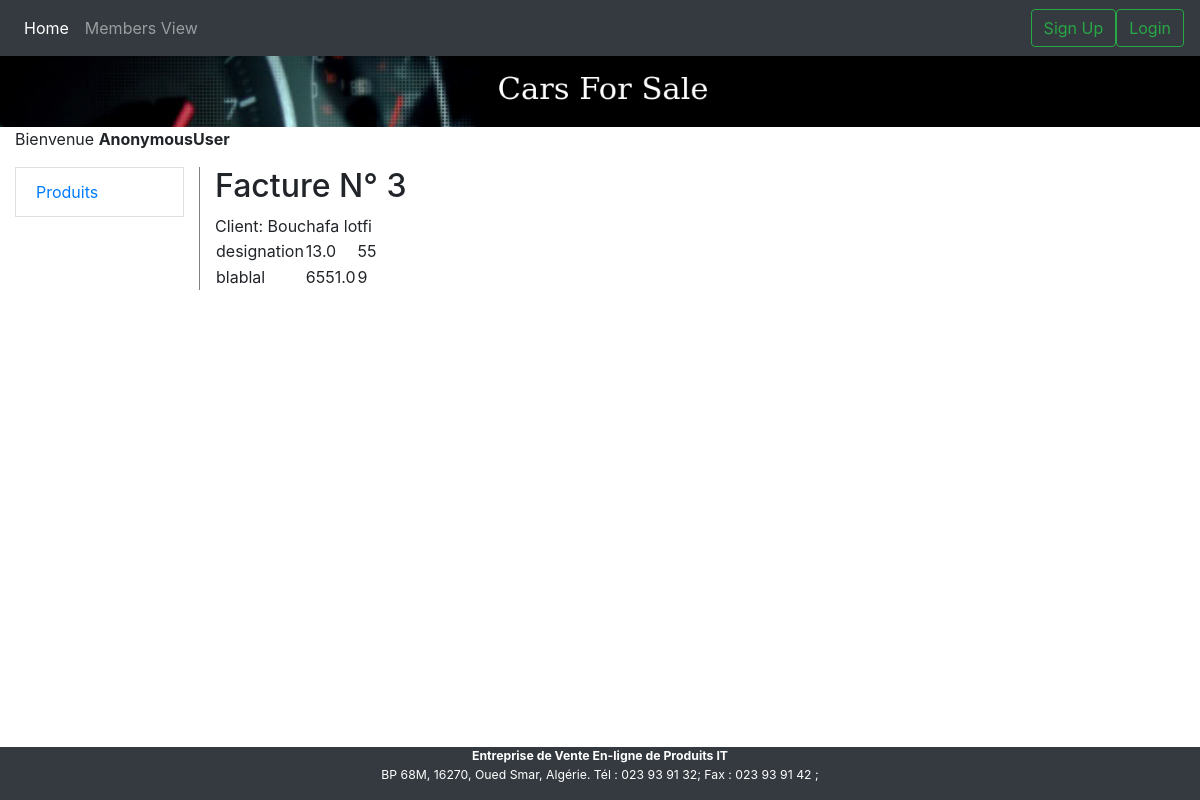
The app's page /bill/facture_detail/3/, older data.
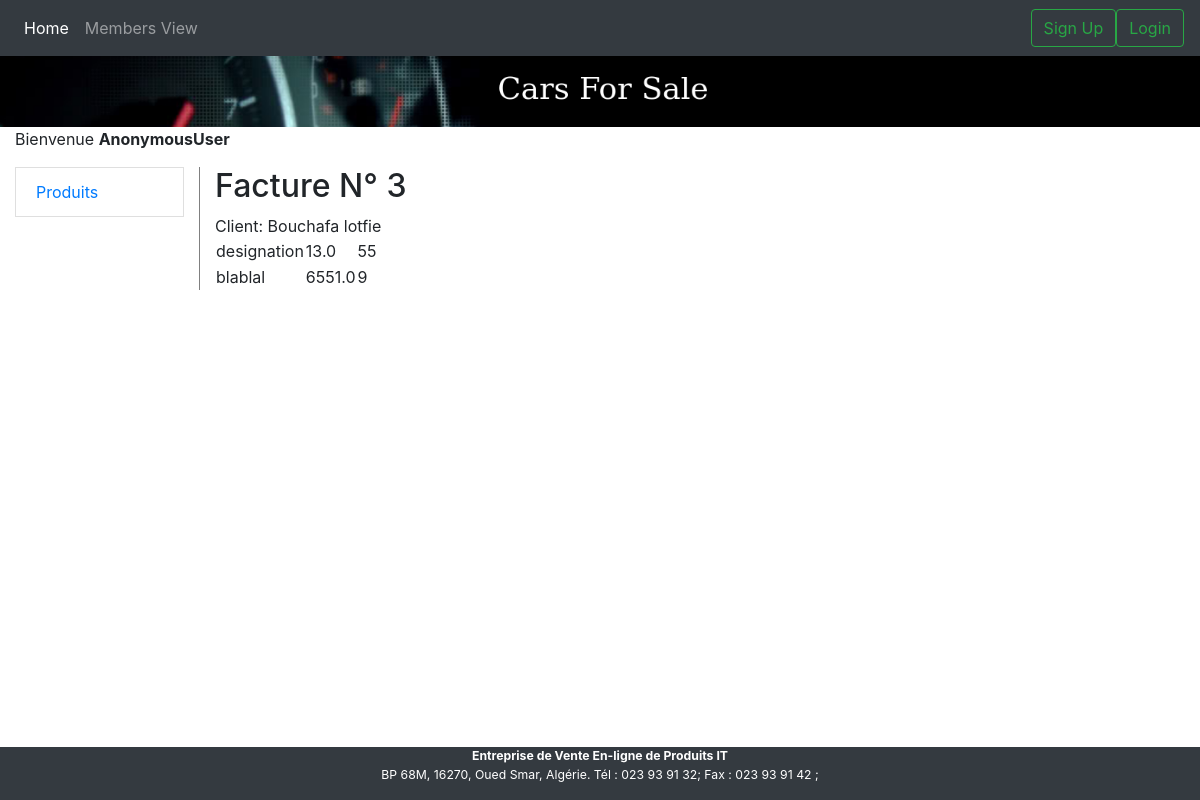
The same page, newer data.
### bill/models.py (models this page shows, shortened)
class Facture(models.Model):
    client = models.ForeignKey(Client, on_delete=models.CASCADE, related_name='factures')
    date = models.DateField(default=utils.timezone.now)
    commande = models.ForeignKey(Commande, on_delete=models.CASCADE, related_name='facture')

class Client(models.Model):
    user = models.OneToOneField(User, on_delete=models.CASCADE)
    SEXE = (
        ('M', 'Masculin'),
        ('F', 'Feminin')
    )
    nom = models.CharField(max_length = 50, null=True, blank=True)
    prenom = models.CharField(max_length = 50, null=True, blank=True)
    adresse = models.CharField(max_length = 50, null=True, blank=True)
    tel = models.CharField(max_length = 10, null=True, blank=True)
    sexe = models.CharField(max_length=1, choices = SEXE)
    def __str__(self):
        return self.nom + ' ' + self.prenom

### bill/views.py (the view)
# urls.py: re_path(r'^facture_detail/(?P<pk>\d+)/$', views.facture_detail_view, name='facture_detail'),
def facture_detail_view(request, pk):
    facture = get_object_or_404(Facture, id=pk)
    context={}
    context['facture'] = facture
    return render(request, 'bill/facture_detail.html', context)

### bill/templates/bill/facture_detail.html
{% extends 'bill/base.html' %}
{% load bootstrap4 django_tables2 crispy_forms_tags %}
{% block content%}
  <h2>Facture N° {{ facture.id }}</h2>
  Client: {{ facture.client }}
  <table>
  {% for ligne in facture.lignes.all %}
  	<tr>
  		<td>{{ ligne.produit.designation }}</td>
  		<td>{{ ligne.produit.prix }}</td>
  		<td>{{ ligne.qte }}</td>
  	</tr>
  {% endfor %}
  </table>
{% endblock %}

Row changes from the older to the newer data that the page shows:
changed through a linked row, Facture id 3: client "Bouchafa lotfi" → "Bouchafa lotfie"
